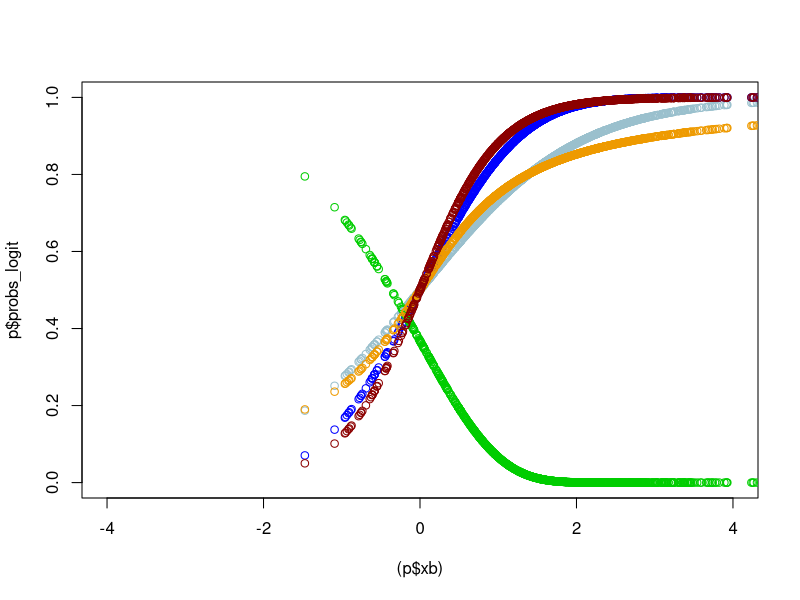

The R script that drew this image: (Note: this script raises an error after producing the figure.)
# ~~~~~~~~~~~~~~~~~~~~~~~~~~~~~~~~~~~~~~~~~~~~~~~~~~~~~~~~~~~~~~~~~~~~~~~~~~~~~~~~~~~~~~~~
# Author: Raul
# File name: comparing_prob_func.R
# Date: 2025-05-04
# Note: In order to model P(A=1), I need to construct a vector of probabilities
#       that I can then pass to rbinom() to map it to a vector of 0s and 1s.
#       The first logical option is the logistic function with range -inf to +inf
#       When modeling the true model,it's easy to use logistic regression, 
#       but I want to model P(A=1) with a different function to see how the 
#       typical choice (logistic) does against neural nets. 
#       This script compares multiple options I can use to model P(A=1)
# ~~~~~~~~~~~~~~~~~~~~~~~~~~~~~~~~~~~~~~~~~~~~~~~~~~~~~~~~~~~~~~~~~~~~~~~~~~~~~~~~~~~~~~~~

rm(list = ls())
n <- 1000
p <- 3
rho   <- round(runif(1, 0.4, 0.6),1)
Xmu   <- round(runif(3, -1, 1),1) 
beta_A <- c(1, round(runif(3, -1, 1),1))
beta_Y <- c(1, round(runif(3, -1, 1),1))
gamma <- 0.6

gen_X <- function(p=3, rho=0.6, mu, n) {
  Xnames <- paste0("X", 1:p) 
  Sigma <- outer(1:p, 1:p, function(i,j) rho^abs(i-j))
  X <- MASS::mvrnorm(n = n, mu = mu, Sigma = Sigma) |> 
    data.frame() |> 
    `colnames<-`(Xnames)
}

X <- gen_X(p=3, rho=rho, mu=Xmu, n=n)
summary(X)

gen_probs <- function(X, beta_A) {
  xb <-(as.matrix(cbind(1,X))%*%beta_A) 
  probs_logit <- 1/(1 + exp(-1*(xb)))
  probs_norm <- pnorm(xb)
  probs_gompertz <- exp(-exp(xb))
  probs_arctan <- (atan(xb)/pi) + 0.5
  probs_tanh <- 0.5* (tanh(xb)+1)
  r <- list(probs_logit = probs_logit, 
            probs_norm = probs_norm, 
            probs_gompertz = probs_gompertz,
            probs_arctan = probs_arctan,
            probs_tanh = probs_tanh,
            xb = xb)  
}


p <- gen_probs(X, beta_A)

plot(y=p$probs_logit, x=(p$xb), col = "lightblue3", ylim=c(0,1), xlim=c(-4,4))
points(y=p$probs_norm, x=(p$xb), col = "blue")
points(y=p$probs_gompertz, x=(p$xb), col = "green3")
points(y=p$probs_arctan, x=(p$xb), col = "orange2")
points(y=p$probs_tanh, x=(p$xb), col = "darkred")

jpeg("images/logit_vs_tanh.jpeg", width = 1000, height = 750)
par(mar = c(5, 6, 4, 2))
curve(1/(1 + exp(-1*(x))), 
      from=-4, to=4, 
      lwd = 6,
      col = "skyblue3",      
      main = "Comparison of logit and tanh functions",
      ylab = "P(A=1)",
      xlab = expression(x[i]^T * beta),
      cex.lab = 2, cex.main = 2.25, cex.axis = 1.75) 
curve(0.5 * (tanh(x) + 1),
      add = TRUE,
      from=-4, to=4, 
      lwd = 6,
      col = "darkred",      
      cex.lab = 2) 
legend("bottomright", legend = c("logit", "tanh"), fill=c("skyblue3", "darkred"),
       cex=2)
dev.off()



# comparing Y
gen_Y <- function(gamma, X, A, beta_Y, flavor_Y) {
  
  xb_gamma_a <- as.matrix(cbind(1,X))%*%beta_Y + gamma * A
  
  if(flavor_Y == "expo") { fun_Y = exp}
  if(flavor_Y == "square") { fun_Y = function(x) x^2}
  if(flavor_Y == "sigmoid"){ fun_Y = function(x) 1/(1+exp(-x)) * 10}
  if(flavor_Y == "nonlin") { fun_Y = function(x) (x^4) / (1 + abs(x)^3)}
  if(flavor_Y == "piece") { fun_Y = function(x) ifelse(x<0, log1p(x^2), 1/(1+exp(-x)))*6}
  if(flavor_Y == "atan") { fun_Y = function(x) 6 * (atan(x) / pi + 0.5)}

  Y <- fun_Y(xb_gamma_a) + abs(rnorm(n, 0, 0.01))
  
}

A <- rbinom(n, 1, p$probs_tanh)
xb_gamma_a <- as.matrix(cbind(1,X))%*%beta_Y + gamma * A
Y_sq <- gen_Y(gamma = 0.6, X=X, A=A, beta_Y, "square")
Y_expo <- gen_Y(gamma = 0.6, X=X, A=A, beta_Y, "expo")
Y_sig <- gen_Y(gamma = 0.6, X=X, A=A, beta_Y, "sigmoid")
Y_atan <- gen_Y(gamma = 0.6, X=X, A=A, beta_Y, "atan")


plot(y=Y_expo, x=xb_gamma_a, col = "black", xlim = c(-4,6), ylim = c(0,10))
points(y=Y_sq, x=xb_gamma_a, col = "blue4")
points(y=Y_sig, x=xb_gamma_a, col = "red4")
points(y=Y_atan, x=xb_gamma_a, col = "green4")


jpeg("images/expo_vs_sigmoid.jpeg", width = 1000, height = 750)
par(mar = c(5, 6, 4, 2))
curve(exp(x), 
      from=-4, to=4, 
      lwd = 6,
      col = "skyblue3",      
      main = "Comparison of exponential and scaled logit functions",
      ylab = "Y",
      xlab = expression(x[i]^T * beta + gamma * A),
      cex.lab = 2, cex.main = 2.25, cex.axis = 1.75) 
curve(1/(1+exp(-x)) * 10,
      add = TRUE,
      from=-4, to=4, 
      lwd = 6,
      col = "darkred",      
      cex.lab = 2) 
legend("topleft", legend = c("exponential", "scaled logit"), fill=c("skyblue3", "darkred"),
       cex=2)
dev.off()


jpeg("images/expo_vs_sigmoid_AND_logit_vs_tanh.jpeg", width = 1000, height = 750)
par(mfrow=c(1,2))

# left panel
par(mar = c(5, 6, 4, 2))
curve(1/(1 + exp(-1*(x))), 
      from=-4, to=4, 
      lwd = 6,
      col = "skyblue3",      
      main = "Propensity model",
      ylab = "P(A=1)",
      xlab = expression(x[i]^T * beta[A]),
      cex.lab = 2, cex.main = 2.25, cex.axis = 1.75) 
curve(0.5 * (tanh(x) + 1),
      add = TRUE,
      from=-4, to=4, 
      lwd = 6,
      col = "darkred",      
      cex.lab = 2) 
legend("bottomright", legend = c("logit", "tanh"), fill=c("skyblue3", "darkred"),
       cex=2)

# right panel
par(mar = c(5, 6, 4, 2))
curve(exp(x), 
      from=-4, to=4, 
      lwd = 6,
      col = "skyblue3",      
      main = "Outcome model",
      ylab = "Y",
      xlab = expression(x[i]^T * beta[Y] + gamma * A),
      cex.lab = 2, cex.main = 2.25, cex.axis = 1.75) 
curve(1/(1+exp(-x)) * 10,
      add = TRUE,
      from=-4, to=4, 
      lwd = 6,
      col = "darkred",      
      cex.lab = 2) 
legend("topleft", legend = c("exponential", "scaled logit"), fill=c("skyblue3", "darkred"),
       cex=2)
dev.off()
